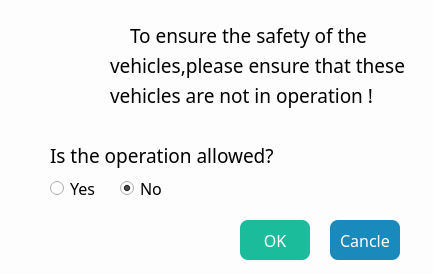
<?xml version="1.0" encoding="UTF-8"?>
<ui version="4.0">
 <class>warning_page</class>
 <widget class="QDialog" name="warning_page">
  <property name="geometry">
   <rect>
    <x>0</x>
    <y>0</y>
    <width>433</width>
    <height>274</height>
   </rect>
  </property>
  <property name="font">
   <font>
    <family>微软雅黑</family>
    <pointsize>12</pointsize>
   </font>
  </property>
  <property name="windowTitle">
   <string>Warning！</string>
  </property>
  <property name="styleSheet">
   <string notr="true">background-color: rgb(253, 253, 253);</string>
  </property>
  <widget class="QLabel" name="label">
   <property name="geometry">
    <rect>
     <x>130</x>
     <y>20</y>
     <width>281</width>
     <height>31</height>
    </rect>
   </property>
   <property name="font">
    <font>
     <family>微软雅黑</family>
     <pointsize>14</pointsize>
    </font>
   </property>
   <property name="text">
    <string>To ensure the safety of the </string>
   </property>
  </widget>
  <widget class="QLabel" name="label_3">
   <property name="geometry">
    <rect>
     <x>110</x>
     <y>80</y>
     <width>281</width>
     <height>31</height>
    </rect>
   </property>
   <property name="font">
    <font>
     <family>微软雅黑</family>
     <pointsize>14</pointsize>
    </font>
   </property>
   <property name="text">
    <string>vehicles are not in operation !</string>
   </property>
  </widget>
  <widget class="QLabel" name="label_4">
   <property name="geometry">
    <rect>
     <x>50</x>
     <y>140</y>
     <width>301</width>
     <height>31</height>
    </rect>
   </property>
   <property name="font">
    <font>
     <family>微软雅黑</family>
     <pointsize>14</pointsize>
    </font>
   </property>
   <property name="text">
    <string>Is the operation allowed?</string>
   </property>
  </widget>
  <widget class="QRadioButton" name="yesRadioButton">
   <property name="geometry">
    <rect>
     <x>50</x>
     <y>180</y>
     <width>61</width>
     <height>16</height>
    </rect>
   </property>
   <property name="font">
    <font>
     <family>微软雅黑</family>
     <pointsize>12</pointsize>
    </font>
   </property>
   <property name="text">
    <string>Yes</string>
   </property>
  </widget>
  <widget class="QRadioButton" name="noRadioButton">
   <property name="geometry">
    <rect>
     <x>120</x>
     <y>180</y>
     <width>51</width>
     <height>16</height>
    </rect>
   </property>
   <property name="font">
    <font>
     <family>微软雅黑</family>
     <pointsize>12</pointsize>
    </font>
   </property>
   <property name="text">
    <string>No</string>
   </property>
   <property name="checked">
    <bool>true</bool>
   </property>
  </widget>
  <widget class="QPushButton" name="yesButton">
   <property name="geometry">
    <rect>
     <x>240</x>
     <y>220</y>
     <width>70</width>
     <height>40</height>
    </rect>
   </property>
   <property name="font">
    <font>
     <family>微软雅黑</family>
     <pointsize>12</pointsize>
    </font>
   </property>
   <property name="styleSheet">
    <string notr="true">.QPushButton {
	border-style: none;
	border: 0px;
	min-height:40px;
    min-width:70px;
	border-radius: 8px;
	color: rgb(255, 255, 255);
	
	background-color: rgb(26, 188, 156);
    background-repeat:no-repeat;
}


.QPushButton:hover{ 
background-color: rgb(74, 215, 187);
    background-repeat:no-repeat;
}

.QPushButton:pressed{ 
background-color: rgb(19, 159, 131);
}
</string>
   </property>
   <property name="text">
    <string>OK</string>
   </property>
  </widget>
  <widget class="QPushButton" name="cancelButton">
   <property name="geometry">
    <rect>
     <x>330</x>
     <y>220</y>
     <width>70</width>
     <height>40</height>
    </rect>
   </property>
   <property name="font">
    <font>
     <family>微软雅黑</family>
     <pointsize>12</pointsize>
    </font>
   </property>
   <property name="styleSheet">
    <string notr="true">.QPushButton {
	border-style: none;
	border: 0px;
	min-height:40px;
    min-width:70px;
	border-radius: 8px;
	color: rgb(255, 255, 255);
	
	background-color: rgb(26, 137, 188);
    background-repeat:no-repeat;
}


.QPushButton:hover{ 
background-color: rgb(88, 174, 214);
    background-repeat:no-repeat;
}

.QPushButton:pressed{ 
background-color: rgb(20, 113, 157);
}
</string>
   </property>
   <property name="text">
    <string>Cancle</string>
   </property>
  </widget>
  <widget class="QFrame" name="frame">
   <property name="geometry">
    <rect>
     <x>10</x>
     <y>20</y>
     <width>91</width>
     <height>91</height>
    </rect>
   </property>
   <property name="styleSheet">
    <string notr="true">	border-style: none;
	border: 0px;
	min-height:88px;
    min-width:88px;
	
background-image: url(:/black-box/icon/warning.png);
    background-repeat:no-repeat;</string>
   </property>
   <property name="frameShape">
    <enum>QFrame::StyledPanel</enum>
   </property>
   <property name="frameShadow">
    <enum>QFrame::Raised</enum>
   </property>
  </widget>
  <widget class="QLabel" name="label_2">
   <property name="geometry">
    <rect>
     <x>110</x>
     <y>50</y>
     <width>311</width>
     <height>31</height>
    </rect>
   </property>
   <property name="font">
    <font>
     <family>微软雅黑</family>
     <pointsize>14</pointsize>
    </font>
   </property>
   <property name="text">
    <string>vehicles,please ensure that these</string>
   </property>
  </widget>
 </widget>
 <layoutdefault spacing="6" margin="11"/>
 <resources>
  <include location="mainMind.qrc"/>
 </resources>
 <connections>
  <connection>
   <sender>yesButton</sender>
   <signal>clicked()</signal>
   <receiver>warning_page</receiver>
   <slot>accept()</slot>
   <hints>
    <hint type="sourcelabel">
     <x>257</x>
     <y>208</y>
    </hint>
    <hint type="destinationlabel">
     <x>98</x>
     <y>212</y>
    </hint>
   </hints>
  </connection>
  <connection>
   <sender>cancelButton</sender>
   <signal>clicked()</signal>
   <receiver>warning_page</receiver>
   <slot>reject()</slot>
   <hints>
    <hint type="sourcelabel">
     <x>331</x>
     <y>208</y>
    </hint>
    <hint type="destinationlabel">
     <x>356</x>
     <y>120</y>
    </hint>
   </hints>
  </connection>
 </connections>
</ui>
